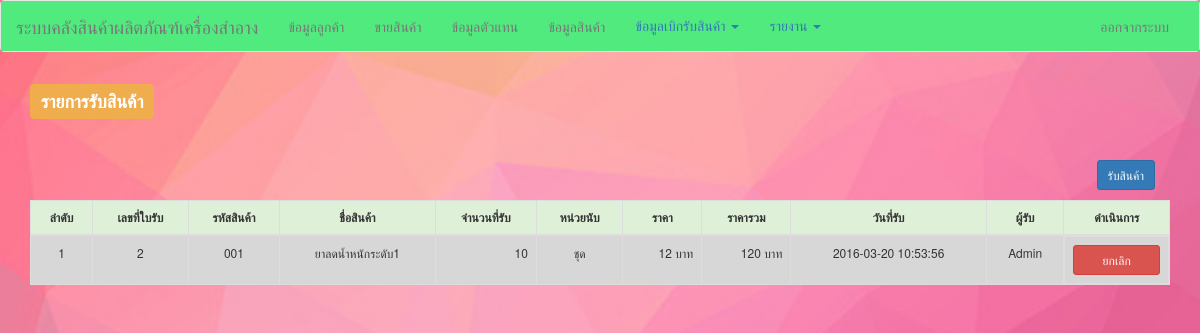
The app's page /index.php?viewName=productInList (signed in) with its own data.
### tables this page shows
CREATE TABLE `tb_productin` (
  `id` int(11) NOT NULL,
  `product_id` varchar(250) NOT NULL,
  `quantity` int(11) NOT NULL DEFAULT '0',
  `productin_date` timestamp NULL DEFAULT CURRENT_TIMESTAMP,
  `user` varchar(250) DEFAULT NULL
);

CREATE TABLE `tb_product` (
  `id` int(11) NOT NULL,
  `product_id` varchar(250) DEFAULT NULL,
  `product_name` varchar(250) DEFAULT NULL,
  `product_unit` varchar(50) DEFAULT NULL,
  `product_cost` int(11) NOT NULL,
  `product_price` int(50) NOT NULL,
  `quantity` int(11) NOT NULL,
  `low_quantity` int(11) NOT NULL DEFAULT '0',
  `status` tinyint(1) NOT NULL DEFAULT '1',
  `timestamp` timestamp NOT NULL DEFAULT CURRENT_TIMESTAMP
);

### model/product.php (called while the page is built, shortened)
<?php
class Product {
	public function read_in($condition = " 1=1 ") {
        $this->sql = "";
		if($condition == " 1=1 "){
			 $this->sql = " SELECT pi.user, pi.id, pi.product_id, pi.quantity, pi.productin_date, p.product_name, p.product_unit, p.product_price,  p.product_price * pi.quantity AS sum_price FROM tb_productin pi LEFT OUTER JOIN tb_product p ON pi.product_id = p.product_id ORDER BY productin_date DESC ";
		}
        $query = mysql_query($this->sql);
        if ($query) {
            $result = array();
            while ($row = mysql_fetch_array($query, MYSQL_ASSOC)) {
                $result[] = $row;
            }
            return $result;
        } else {
            return false;
        }
    }
}

### views/productInList.php (the view)
<?php
include "./model/product.php";
$obj = new Product();
$rows = $obj->read_in();
?>
<div class="container">
    <h3><label class="label label-warning">รายการรับสินค้า</label></h3>
    <br /><br>
    <div class="col-md-12 pull-right">
    	<a href="index.php?viewName=add_product_in&id=&name=" class="btn  btn-sm btn-primary pull-right">รับสินค้า</a>
    </div>
    <br /><br>
    <div class="table-responsive">
        <table class="table table-bordered table-hover" style="font-size:12px;">
            <thead>
                <tr class="success">
                	<th class="text-center">ลำดับ</th>
                    <th class="text-center">เลขที่ใบรับ</th>
                    <th class="text-center">รหัสสินค้า</th>
					<th class="text-center">ชื่อสินค้า</th>
                    <th class="text-center">จำนวนที่รับ</th>
					<th class="text-center">หน่วยนับ</th>
					<th class="text-center">ราคา</th>
					<th class="text-center">ราคารวม</th>
                    <th class="text-center">วันที่รับ</th>
					<th class="text-center">ผู้รับ</th>
                    <th class="text-center">ดำเนินการ</th>
                </tr>
            </thead>
            <tbody>
                <?php
                if ($rows != false) {
                    $count = 1;
                    foreach ($rows as $row) {
                        ?>
                        <tr>
                            <td class="text-center"><?= $count++; ?></td>
                            <td class="text-center"><?= $row["id"] ?></td>
                            <td class="text-center"><?= $row["product_id"] ?></td>
							<td class="text-center"><?= $row["product_name"] ?></td>
                            <td class="text-right"><?= number_format($row["quantity"]) ?></td>
							<td class="text-center"><?= $row["product_unit"] ?></td>
							<td class="text-right"><?= number_format($row["product_price"]) ?> บาท</td>
							<td class="text-right"><?= number_format($row["sum_price"]) ?> บาท</td>
                            <td class="text-center"><?= $row["productin_date"] ?></td>
							<td class="text-center"><?= $row["user"] ?></td>
                            <td class="text-center center-block">
                                <a onclick="return confirm('ยืนยันการลบรายการรับสินค้า')" href="deleteProductIn.php?id=<?= $row["id"] ?>" class="btn btn-sm btn-danger center-block">
									ยกเลิก
								</a>
                            </td>
                        </tr>
                        <?php
                    }
                }
                ?>
            </tbody>
        </table>
    </div>
</div>

### css/site.css (style rules this page uses)
body { background: url('../images/bg1234.jpg') no-repeat center center fixed; -moz-background-size: cover; -webkit-background-size: cover; -o-background-size: cover; background-size: cover; }
tr:nth-child(odd) { background-color: #D7D7D7; }

### records on screen
tb_productin: id "2", product "001", tb_product.product_name "ยาลดน้ำหนักระดับ1", quantity "10", tb_product.product_unit "ชุด", tb_product.product_price "12", sum_price "120", productin_date "2016-03-20 10:53:56", user "Admin"
